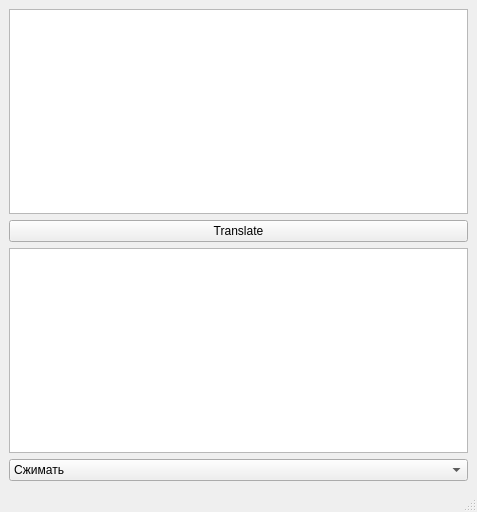
<?xml version="1.0" encoding="UTF-8"?>
<ui version="4.0">
 <class>MainWindow</class>
 <widget class="QMainWindow" name="MainWindow">
  <property name="geometry">
   <rect>
    <x>0</x>
    <y>0</y>
    <width>477</width>
    <height>512</height>
   </rect>
  </property>
  <property name="windowTitle">
   <string>RLE Code Translator</string>
  </property>
  <widget class="QWidget" name="centralwidget">
   <layout class="QVBoxLayout" name="verticalLayout">
    <item>
     <widget class="QTextEdit" name="InText"/>
    </item>
    <item>
     <widget class="QPushButton" name="TransBut">
      <property name="cursor">
       <cursorShape>ArrowCursor</cursorShape>
      </property>
      <property name="text">
       <string>Translate</string>
      </property>
     </widget>
    </item>
    <item>
     <widget class="QTextEdit" name="OutText"/>
    </item>
    <item>
     <widget class="QComboBox" name="Direction">
      <item>
       <property name="text">
        <string>Сжимать</string>
       </property>
      </item>
      <item>
       <property name="text">
        <string>Разжимать</string>
       </property>
      </item>
     </widget>
    </item>
   </layout>
  </widget>
  <widget class="QStatusBar" name="statusbar"/>
 </widget>
 <resources/>
 <connections/>
</ui>
